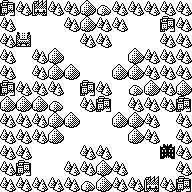

A 2D game scene composited from a Tiled map and its tileset images. What follows is a short description and the map's XML, with every tile layer's data as written:
An orthogonal 12x12 tile map with 16x16 px tiles, 1 tile layer (Tile Layer 1).

<map version="1.0" tiledversion="1.1.5" orientation="orthogonal" renderorder="left-down" width="12" height="12" tilewidth="16" tileheight="16" infinite="0" nextobjectid="1">
 <tileset firstgid="1" source="worldSprite_16x16.tsx" />
 <layer name="Tile Layer 1" width="12" height="12">
  <data encoding="csv">
26,18,27,18,18,17,16,18,18,18,18,18,
18,15,15,15,18,17,18,18,15,15,26,18,
18,31,15,15,15,18,18,15,15,15,18,18,
18,15,18,17,15,15,15,15,17,18,18,18,
18,15,18,17,17,15,15,17,17,18,18,18,
26,18,18,18,15,26,18,15,16,17,18,17,
17,17,17,16,15,18,26,15,18,18,18,26,
18,18,18,17,17,15,15,17,17,18,15,18,
18,18,18,17,15,15,15,15,17,18,15,18,
18,18,15,15,15,18,18,15,15,15,32,18,
18,26,15,15,18,18,17,18,15,15,15,18,
18,18,18,18,18,16,17,18,18,27,18,26
</data>
 </layer>
</map>